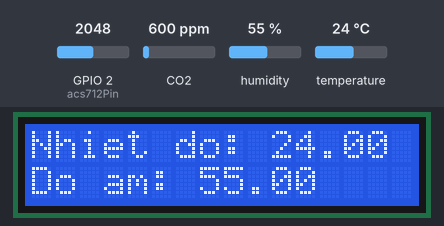
Simulated run of this sketch. Board: ESP32-S3. On the bench: 16×2 character LCD. The test bench sets the inputs (shaded band); at power-on: CO2 600 ppm, humidity 55 %, GPIO 2 (acs712Pin) = 2048, temperature 24 °C.

Above: at 1.2 s.
1.3 s: CO2 set to 452 ppm
At 2.5 s:
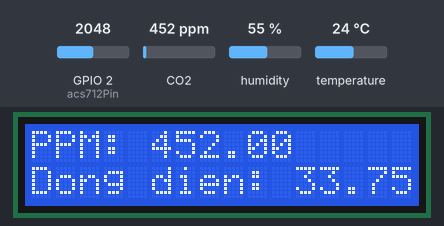
4.7 s: humidity set to 22 %
At 8.2 s:
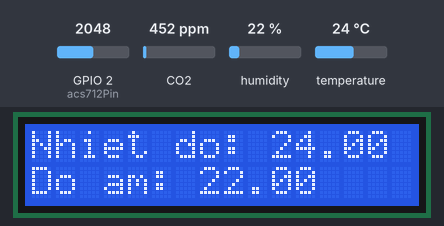
9.9 s: GPIO 2 (acs712Pin) set to 2866
At 11.0 s:
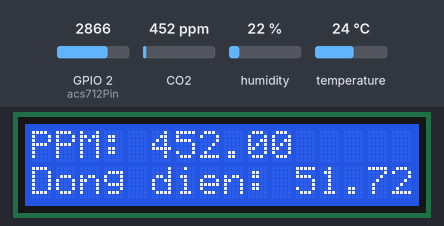
13.0 s: temperature set to 12 °C
At 16.5 s:
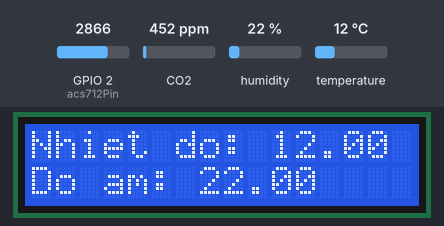
18.2 s: CO2 set to 1050 ppm
At 19.6 s:
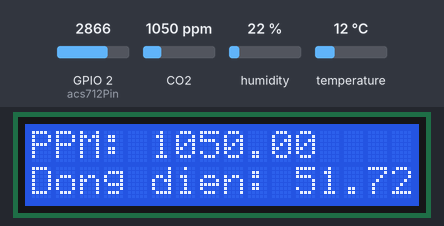
21.3 s: GPIO 2 (acs712Pin) set to 3972
At 23.8 s:
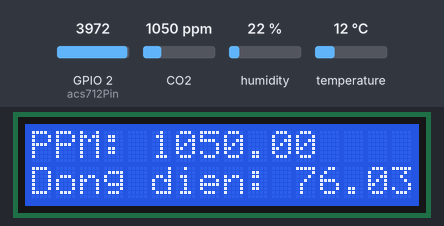
Timing chart, 0 to 25.3 s (numbered marks = the images above; inputs shaded):
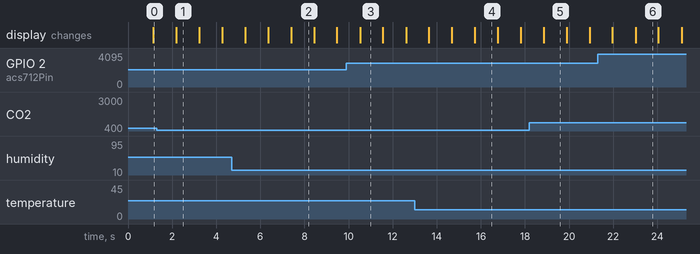

The sketch:

aijam23_copy.ino
```cpp
#include "configs.h"
#include "commons.h"
#include "sensor_driver.h"
#include "lcd_driver.h"
#include "thingspeak_driver.h"

void setup() {
  Serial.begin(9600);
  sensor_init();
  lcd_init();
  thingspeak_init();
}

void loop() {
  sensor_get_data();
  lcd_display_data();
  thingspeak_send_data();
}
```

commons.h
```cpp
float temperature_c_f = 0;
float humidity_f = 0;
float current_a_f = 0;
float gas_ppm_f = 0;

const char* WIFI_NAME = "Phuc1234";
const char* WIFI_PASSWORD = "12345679";
const int myChannelNumber = 1914951;
const char* myApiKey = "Q35JGHUROYYFOJSL";
const char* server = "api.thingspeak.com";
```

configs.h
```cpp
#define PIN_MQ135 A0
int acs712Pin = A1;
int lcdPin = 8;
const int DHTPIN = 2;
float tmp = 0;
```

lcd_driver.h
```cpp
#include <Wire.h>
#include <LiquidCrystal_I2C.h>


LiquidCrystal_I2C lcd(0x27, 16, 2);

void lcd_init(){
  pinMode(8, OUTPUT);
  digitalWrite(8, HIGH);
  lcd.init();
  lcd.backlight();
}

void lcd_display_data(){
  lcd.clear();
  lcd.setCursor(0,0);
  lcd.print("PPM: ");
  lcd.print(gas_ppm_f);
  lcd.setCursor(0,1);
  lcd.print("Dong dien: ");
  lcd.print(current_a_f);

  delay(1000);
  lcd.clear();
  lcd.setCursor(0,0);
  lcd.print("Nhiet do: ");
  lcd.print(temperature_c_f);
  lcd.setCursor(0,1);
  lcd.print("Do am: ");
  lcd.print(humidity_f);
  delay(1000);
}
```

sensor_driver.h
```cpp
#include "MQ135.h"
#include "DHT.h"


const int DHTTYPE = DHT11;
DHT dht(DHTPIN, DHTTYPE);
MQ135 mq135_sensor = MQ135(PIN_MQ135);

void sensor_init(){
  dht.begin();
}

void sensor_get_data(){
  tmp = analogRead(acs712Pin);
  tmp = (tmp - 512) * 5.0 / 512 / (0.04 / 0.09) ;
  float h = dht.readHumidity();
  float t = dht.readTemperature();
  float correctedPPM = mq135_sensor.getCorrectedPPM(t, h);

  temperature_c_f = t;
  humidity_f = h;
  gas_ppm_f = correctedPPM;
  current_a_f = tmp;
}
```

thingspeak_driver.h
```cpp
#include <WiFi.h>
#include "ThingSpeak.h"
WiFiClient client;
void thingspeak_init(){

}

void thingspeak_send_data(){

}
```

Measured:
- after the input at 1.3 s, the display: changes after 0.90 s (image 1)
- after the input at 4.7 s, the display: first differs from a run without the input after 2.7 s (image 2)
- after the input at 9.9 s, the display: changes after 0.63 s (image 3)
- after the input at 13.0 s, the display: first differs from a run without the input after 2.7 s (image 4)
- after the input at 18.2 s, the display: changes after 0.66 s (image 5)
- after the input at 21.3 s, the display: first differs from a run without the input after 1.7 s (image 6)
- what the display in image 1 shows lasts 1.0 s, from 2.2 s to 3.2 s
